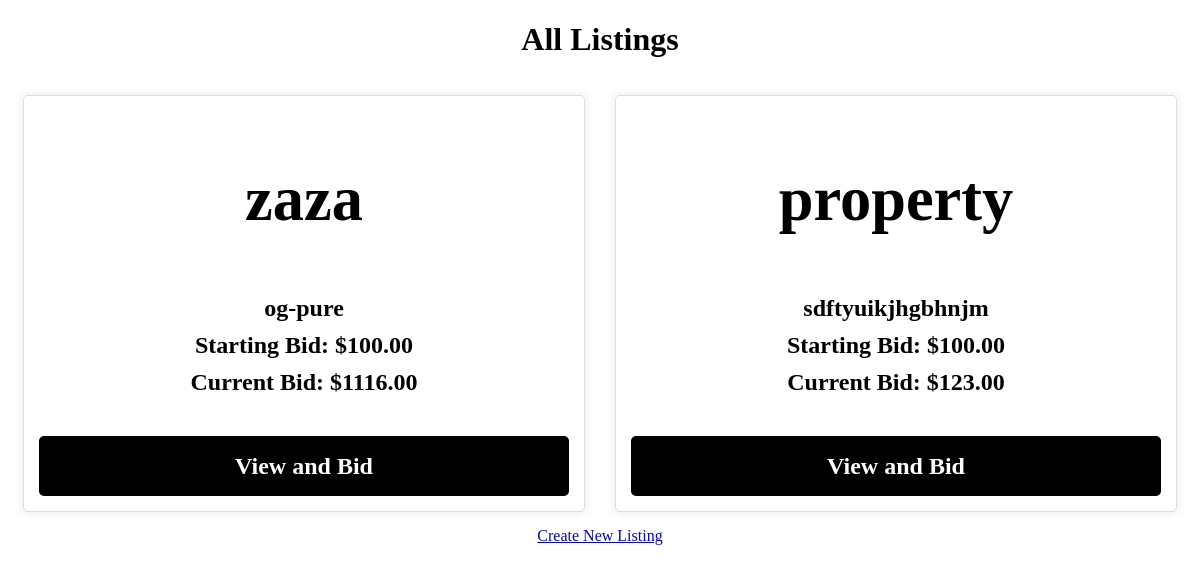
Before: /auctions/ with the older database file.
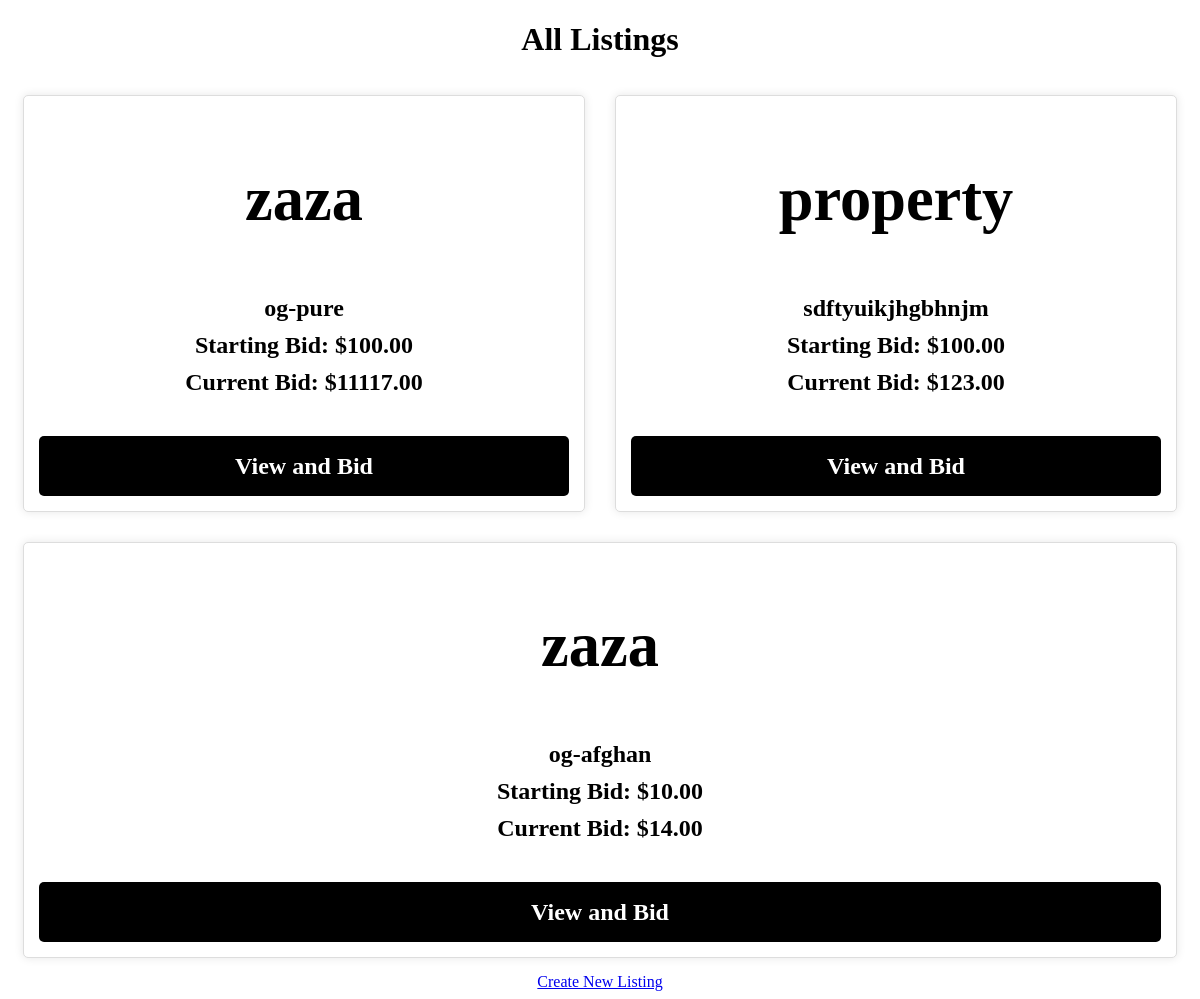
After: the same page with the newer database file.
### auctions/models.py (models this page shows, shortened)
class Listing(models.Model):
    title = models.CharField(max_length=200)
    description = models.TextField()
    starting_bid = models.DecimalField(max_digits=10, decimal_places=2)
    address = models.CharField(max_length=200, default='default address')
    size = models.DecimalField(max_digits=10, decimal_places=2, default=0)
    year_built = models.IntegerField(
        validators=[
            MinValueValidator(1000),
            MaxValueValidator(datetime.datetime.now().year)
        ],
        default=datetime.datetime.now().year
    )
    tags = models.CharField(max_length=255, blank=True)
    created_at = models.DateTimeField(default=timezone.now)
    current_bid = models.DecimalField(max_digits=10, decimal_places=2, default=0)
    user = models.ForeignKey(User, on_delete=models.CASCADE)

### auctions/views.py (the view)
# urls.py: path('auctions/', views.products, name='products'),
def products(request):
    listings = Listing.objects.all()
    context = {
        'listings': listings
    }
    return render(request, 'auctions/products.html', context)

### auctions/templates/auctions/products.html (shortened to what this page needs)
<!DOCTYPE html>
<html lang="en">
<head>
</head>
<body>
    <h1>All Listings</h1>
    <div class="listing-container">
        {% for listing in listings %}
            <div class="listing-card">
                <div class="listing-details">
                    <h2>{{ listing.title }}</h2>
                    <p>{{ listing.description }}</p>
                    <p><strong>Starting Bid:</strong> ${{ listing.starting_bid }}</p>
                    <p><strong>Current Bid:</strong> ${{ listing.current_bid }}</p>
                </div>
                <div class="button-container">
                    <a href="{% url 'bid' listing.id %}" class="view-bid-button">View and Bid</a>
                </div>
            </div>
        {% empty %}
            <p>No listings available.</p>
        {% endfor %}
    </div>
    <a href="{% url 'create' %}">Create New Listing</a>
</body>
</html>

Changed rows visible on the page:
changed Listing "og-pure": current_bid "1116.00" → "11117.00"
added Listing: title "zaza", description "og-afghan", starting_bid "10.00", current_bid "14.00"
